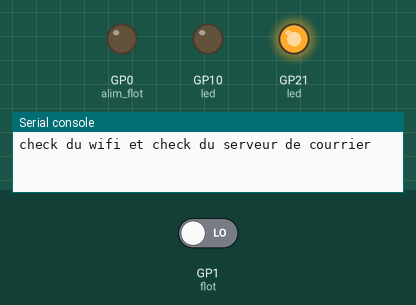
Bench run of a program on a simulated Raspberry Pi Pico running MicroPython. On the bench: output pins drawn as LEDs (lit = HIGH), the last lines printed to the serial console. Dashed ring = blinking. The inputs (shaded band) are chosen by the test bench; at power-on: GP1 (flot) LOW. WiFi joins after 1.5 s; outgoing connections fail; the clock reads 2024-03-15 10:24:30 at power-on unless the program sets it.

Above: at 2.1 s.
At 16.1 s:
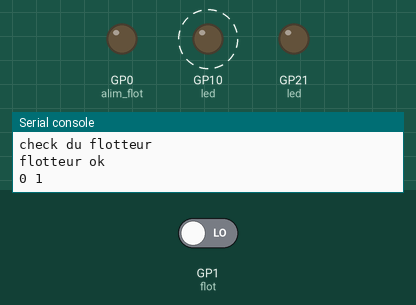
16.2 s: GP1 (flot) driven LOW
At 17.7 s:
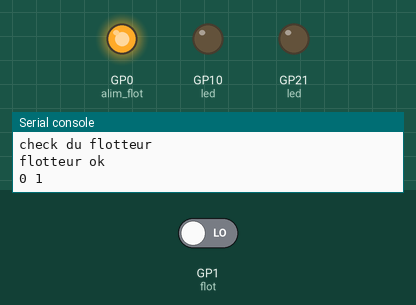
Timing chart, 0 to 31.1 s (numbered marks = the images above; inputs shaded):
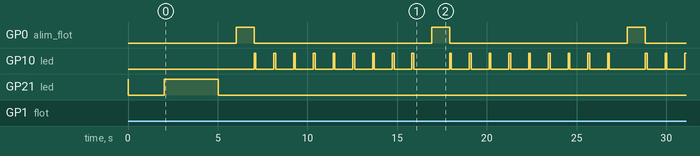

The program:

main.py
```python
import network
from machine import Pin
from time import sleep, sleep_ms, time
import umail
from temperature import sensor


class CustomError(Exception):
    pass


class Wifi:
    def __init__(self):
        self.net = 'xxxxxx'
        self.pwd = 'xxxxx'
        self.wifi = network.WLAN(network.STA_IF)
        self.status = 0

    def on(self):
        self.wifi.active(True)
        self.wifi.connect(self.net, self.pwd)
        for loop in range(10):
            if self.wifi.status() <= 0:
                ledRed.led_error()
                break
            else:
                if self.wifi.isconnected():
                    ledGreen.led_success()
                    break
            ledGreen.led_waiting_or_alive()
            sleep(2)

    def disconnect(self):
        # deconnecte du réseau et arrete l'interface wifi
        self.wifi.disconnect()  # deconnecte du reseau
        self.wifi.active(False)  # desactive le wifi
        return

    def scan(self):
        return self.wifi.scan()


class Flotteur:

    def __init__(self):
        # initialisation de l'objet flotteur
        self.alim_flot = Pin(0, Pin.OUT)
        self.flot = Pin(1, Pin.IN, Pin.PULL_DOWN)
        self.pos_flot = 0

    def position(self):
        self.alim_flot.value(1)
        sleep(1)
        self.pos_flot = self.flot.value()
        self.alim_flot.value(0)


class Mail:
    def __init__(self):
        self.sender = 'xxx@free.fr'
        self.receiver = 'xxxxx@gmail.com'
        self.pwd = "xxxxx"
        self.serveur = 'smtp.free.fr'
        self.port = 465
        self.subject = ""
        self.message = ""
        self.free = None
        self.msg = ""
        # status à 1 si problème lors de l'envoi du mail
        self.status = 0

    def send_mail(self, subject, message):
        # msg="From: xxxxx@free.fr\r\n"+"To: xxxxxx@gmail.com\r\n"+"subject: problèmes pompes\r\n\r\n"
        self.message = message
        self.subject = subject
        try:
            mywifi.on()
            if mywifi.wifi.status() != 3:
                raise CustomError
        except (OSError, AssertionError, CustomError):
            print("problème wifi le code de retour est: ", mywifi.wifi.status())
            self.status = 1
        else:
            print("wifi ok")
            try:
                self.msg = 'From: {}\r\n'.format(self.sender) + 'To: {}\r\n'.format(self.receiver) + 'subject:{}\r\n\r\n'.format(self.subject) + '{}'.format(self.message)
                smtp = umail.SMTP(self.serveur, self.port, username=self.sender, ssl=True, password=self.pwd)
                smtp.to(self.receiver)
                self.free = smtp.send(self.msg)
                smtp.quit()
                if self.free[0] != 250:
                    raise CustomError

            except (OSError, AssertionError, CustomError) as e:
                print("problème lors de l'envoi du mail chez smtp.free.fr", self.free, e)
                self.status = 1
            else:
                print("envoi du mail ok", self.free)
                self.status = 0
        finally:
            mywifi.disconnect()


class Led:
    def __init__(self, led_id):
        if led_id == "Green":
            Pin(20, Pin.IN, Pin.PULL_DOWN)
            self.led = Pin(21, Pin.OUT)
        if led_id == "Red":
            Pin(11, Pin.IN, Pin.PULL_DOWN)
            self.led = Pin(10, Pin.OUT)

    def led_success(self):
        # en cas de succès lors d'une fonction essentielle, activation wifi, envoi d'email..
        self.led.value(1)
        sleep(3)
        self.led.off()

    def led_waiting_or_alive(self):
        # utiliser quand une operation est en cours, activation du wifi ou boucle de test du flotteur
        # lettre  "."
        reference = 10
        self.led.value(1)
        sleep_ms(reference)
        self.led.value(0)
        sleep_ms(reference)

    def led_error(self):
        # erreur empechant de communiquer , impossible d'activer le wifi, error à l'envoi de mail,panne de courant, flotteur bloqué
        self.led.value(1)
        sleep(0.1)
        self.led.value(0)
        sleep(1)


# initialisation des objets
ledGreen = Led("Green")
ledRed = Led("Red")
mywifi = Wifi()
mailpompe = Mail()
myflotteur = Flotteur()
# et des variables
# si mail_sent >0 alors le dernier mail envoyé est un mail d'erreur
mail_sent = 0
# flag >0 si une error wifi ou serveur de mail a été rencontré dans la boucle while
flag_error = 0
# offset qui sert à calculer le temps écoulé depuis le dernier boot
boot_timestamps = time()
count_boucle = 0

# check du wifi et check du serveur de courrier au demarrage par l'envoi d'un mail
print("check du wifi et check du serveur de courrier")
mailpompe.send_mail("check wifi et serveur de courrier ", (time()-boot_timestamps)/86400)
mywifi.disconnect()
# check de la position du flotteur
while True:
    # check de la position du flotteur
    count_boucle += 1
    myflotteur.position()
    print("check du flotteur")
    if myflotteur.pos_flot == 1:
        # le flotteur est en défaut
        print("flotteur en défaut")
        # le mail d'alerte est envoyé sur les 3 premières iteration while au cas ou un ou deux mails se perdent...
        if mail_sent < 3:
            mailpompe.send_mail("flotteur en defaut", "timestamps{}".format((time()-boot_timestamps)/86400))
        mail_sent += 1
    else:
        # le flotteur est ok
        print("flotteur ok")
        # on envoi un mail de retour à la normal uniquement si le flotteur etait en defaut
        if mail_sent > 0:
            mailpompe.send_mail("flotteur ok", "timestamps{}".format((time()-boot_timestamps)/86400))
            mail_sent = 0
    flag_error = mail_sent + mailpompe.status
    print(mail_sent, mailpompe.status)
    # si des mails flotteur en defaut sont en cours  ou si problème de wifi ou serveur de mail la led rouge  s'anime
    if flag_error > 0:
        for i in range(1, 10):
            ledRed.led_error()
    else:
        sleep(1)
    # envoi d'un message de vie environ toute les 24h soit 7854 boucles
    if count_boucle > 7854:
        mailpompe.send_mail("message de vie", "nombre de boucles de test :{}, time since boot (days){}, temp ={}".format(count_boucle, (time()-boot_timestamps)/86400, sensor()))
        count_boucle = 0
```

umail.py
```python
# (licence header left out)
import usocket

DEFAULT_TIMEOUT = 10 # sec
LOCAL_DOMAIN = '127.0.0.1'
CMD_EHLO = 'EHLO'
CMD_STARTTLS = 'STARTTLS'
CMD_AUTH = 'AUTH'
CMD_MAIL = 'MAIL'
AUTH_PLAIN = 'PLAIN'
AUTH_LOGIN = 'LOGIN'

class SMTP:
    def cmd(self, cmd_str):
        sock = self._sock;
        sock.write('%s\r\n' % cmd_str)
        resp = []
        next = True
        while next:
            code = sock.read(3)
            next = sock.read(1) == b'-'
            resp.append(sock.readline().strip().decode())
        return int(code), resp

    def __init__(self, host, port, ssl=False, username=None, password=None):
        import ussl
        self.username = username
        resp = None
        addr = usocket.getaddrinfo(host, port)[0][-1]
        sock = usocket.socket(usocket.AF_INET, usocket.SOCK_STREAM)
        sock.settimeout(DEFAULT_TIMEOUT)
        sock.connect(addr)
        if ssl:
            sock = ussl.wrap_socket(sock)
        code = int(sock.read(3))
        sock.readline()
        assert code==220, 'cant connect to server %d, %s' % (code, resp)
        self._sock = sock
        code, resp = self.cmd(CMD_EHLO + ' ' + LOCAL_DOMAIN)
        assert code==250, '%d' % code
        if not ssl and CMD_STARTTLS in resp:
            code, resp = self.cmd(CMD_STARTTLS)
            assert code==220, 'start tls failed %d, %s' % (code, resp)
            self._sock = ussl.wrap_socket(sock)

        if username and password:
            self.login(username, password)

    def login(self, username, password):
        self.username = username
        code, resp = self.cmd(CMD_EHLO + ' ' + LOCAL_DOMAIN)
        assert code==250, '%d, %s' % (code, resp)

        auths = None
        for feature in resp:
            if feature[:4].upper() == CMD_AUTH:
                auths = feature[4:].strip('=').upper().split()
        assert auths!=None, "no auth method"

        from ubinascii import b2a_base64 as b64
        if AUTH_PLAIN in auths:
            cren = b64("\0%s\0%s" % (username, password))[:-1].decode()
            code, resp = self.cmd('%s %s %s' % (CMD_AUTH, AUTH_PLAIN, cren))
        elif AUTH_LOGIN in auths:
            code, resp = self.cmd("%s %s %s" % (CMD_AUTH, AUTH_LOGIN, b64(username)[:-1].decode()))
            assert code==334, 'wrong username %d, %s' % (code, resp)
            code, resp = self.cmd(b64(password)[:-1].decode())
        else:
            raise Exception("auth(%s) not supported " % ', '.join(auths))

        assert code==235 or code==503, 'auth error %d, %s' % (code, resp)
        return code, resp

    def to(self, addrs, mail_from=None):
        mail_from = self.username if mail_from==None else mail_from
        code, resp = self.cmd(CMD_EHLO + ' ' + LOCAL_DOMAIN)
        assert code==250, '%d' % code
        code, resp = self.cmd('MAIL FROM: <%s>' % mail_from)
        print("response du serveur smtp après connexion ",resp)
        assert code==250, 'sender refused %d, %s' % (code, resp)

        if isinstance(addrs, str):
            addrs = [addrs]
        count = 0
        for addr in addrs:
            code, resp = self.cmd('RCPT TO: <%s>' % addr)
            if code!=250 and code!=251:
                print('%s refused, %s' % (addr, resp))
                count += 1
        assert count!=len(addrs), 'recipient refused, %d, %s' % (code, resp)

        code, resp = self.cmd('DATA')
        assert code==354, 'data refused, %d, %s' % (code, resp)
        return code, resp

    def write(self, content):
        self._sock.write(content)

    def send(self, content=''):
        if content:
            self.write(content)
        self._sock.write('\r\n.\r\n') # the five letter sequence marked for ending
        line = self._sock.readline()
        return (int(line[:3]), line[4:].strip().decode(),content)

    def quit(self):
        self.cmd("QUIT")
        self._sock.close()
```

temperature.py
```python
def sensor():
    from machine import ADC
# capteur de temperature
    sensor_temp = ADC(4)
    conversion_factor = 3.3 / (65535)
    reading = sensor_temp.read_u16() * conversion_factor
# The temperature sensor measures the Vbe voltage of a biased bipolar diode, connected to the fifth ADC channel
# Typically, Vbe = 0.706V at 27 degrees C, with a slope of -1.721mV (0.001721) per degree.
    temperature = 27 - (reading - 0.706)/0.001721
    return temperature
```

Measured:
- by itself, GP0 (alim_flot): alternates HIGH for 1.0 s and LOW for 9.9 s
